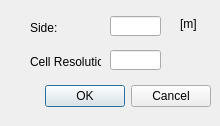
<?xml version="1.0" encoding="UTF-8"?>
<ui version="4.0">
 <class>TerrainSizeInputDialog</class>
 <widget class="QDialog" name="TerrainSizeInputDialog">
  <property name="geometry">
   <rect>
	<x>0</x>
	<y>0</y>
	<width>220</width>
	<height>126</height>
   </rect>
  </property>
  <property name="windowTitle">
   <string>Dialog</string>
  </property>
  <widget class="QWidget" name="layoutWidget">
   <property name="geometry">
	<rect>
	 <x>10</x>
	 <y>80</y>
	 <width>201</width>
	 <height>33</height>
	</rect>
   </property>
   <layout class="QHBoxLayout">
	<property name="spacing">
	 <number>6</number>
	</property>
	<property name="margin">
	 <number>0</number>
	</property>
	<item>
	 <spacer>
	  <property name="orientation">
	   <enum>Qt::Horizontal</enum>
	  </property>
	  <property name="sizeHint" stdset="0">
	   <size>
		<width>31</width>
		<height>31</height>
	   </size>
	  </property>
	 </spacer>
	</item>
	<item>
	 <widget class="QPushButton" name="okButton">
	  <property name="text">
	   <string>OK</string>
	  </property>
	 </widget>
	</item>
	<item>
	 <widget class="QPushButton" name="cancelButton">
	  <property name="text">
	   <string>Cancel</string>
	  </property>
	 </widget>
	</item>
   </layout>
  </widget>
  <widget class="QLabel" name="label">
   <property name="geometry">
	<rect>
	 <x>30</x>
	 <y>20</y>
	 <width>41</width>
	 <height>16</height>
	</rect>
   </property>
   <property name="text">
	<string>Side:</string>
   </property>
  </widget>
  <widget class="QLineEdit" name="lineEditSide">
   <property name="geometry">
	<rect>
	 <x>110</x>
	 <y>16</y>
	 <width>51</width>
	 <height>20</height>
	</rect>
   </property>
  </widget>
  <widget class="QLabel" name="label_2">
   <property name="geometry">
	<rect>
	 <x>180</x>
	 <y>16</y>
	 <width>21</width>
	 <height>16</height>
	</rect>
   </property>
   <property name="text">
	<string>[m]</string>
   </property>
  </widget>
  <widget class="QLabel" name="label_5">
   <property name="geometry">
	<rect>
	 <x>30</x>
	 <y>54</y>
	 <width>71</width>
	 <height>16</height>
	</rect>
   </property>
   <property name="text">
	<string>Cell Resolution:</string>
   </property>
  </widget>
  <widget class="QLineEdit" name="lineEditCellResolution">
   <property name="geometry">
	<rect>
	 <x>110</x>
	 <y>50</y>
	 <width>51</width>
	 <height>20</height>
	</rect>
   </property>
  </widget>
 </widget>
 <resources/>
 <connections/>
</ui>
